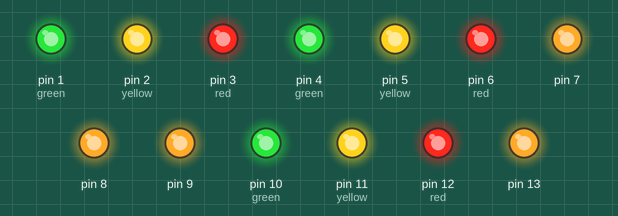
Simulated run of this sketch. Board: Arduino Uno, built with avr-gcc and run on an emulated ATmega328P. Shown: output pins drawn as LEDs (lit = HIGH).

Above: at 0.1 s.
Timing chart, 0 to 1.6 s (numbered marks = the images above):
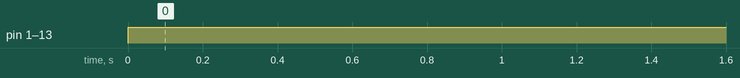

The sketch:

test_led_all.ino
```cpp
void setup() {
  pinMode(1, OUTPUT);  //green
  pinMode(2, OUTPUT);  //yellow
  pinMode(3, OUTPUT);  //red

  pinMode(4, OUTPUT);  //green
  pinMode(5, OUTPUT);  //yellow
  pinMode(6, OUTPUT);  //red

  pinMode(7, OUTPUT);
  pinMode(8, OUTPUT);
  pinMode(9, OUTPUT);

  pinMode(10, OUTPUT);  //green
  pinMode(11, OUTPUT);  //yellow
  pinMode(12, OUTPUT);  //red
  pinMode(13, OUTPUT);
}

void loop() {
  digitalWrite(1 , HIGH);
  digitalWrite(2 , HIGH);
  digitalWrite(3 , HIGH);
  digitalWrite(4 , HIGH);
  digitalWrite(5 , HIGH);
  digitalWrite(6 , HIGH);
  digitalWrite(7 , HIGH);
  digitalWrite(8 , HIGH);
  digitalWrite(9 , HIGH);
  digitalWrite(10 , HIGH);
  digitalWrite(11 , HIGH);
  digitalWrite(12 , HIGH);
  digitalWrite(13 , HIGH);
}
```

Measured:
- by itself, pin 1 (green), pin 2 (yellow), pin 3 (red), pin 4 (green), pin 5 (yellow), pin 6 (red), pin 7–9, pin 10 (green), pin 11 (yellow), pin 12 (red), pin 13: LOW → HIGH at 0.00 s
